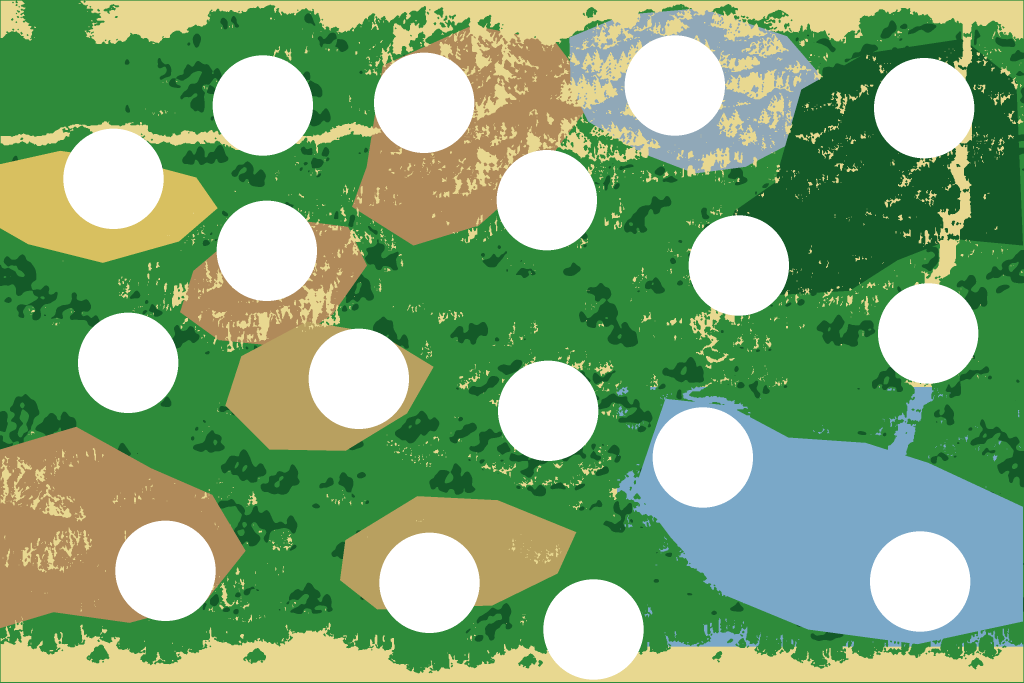
#> input picture worldmap/center-zone-map.png, 3072 x 2048 px, given in place of west-overworld.png, which was not available (shown at 1/3 size)
$ python 2_walkable_from_art.py
#> lines starting #> are read from the running program, lines starting #| are printed output that depends on the picture; after the words box and inside, x2 and y2 are one past the last pixel; in counts of white or black regions, pixels touching at a corner belong together
import numpy as np,json
from PIL import Image
from scipy import ndimage as ndi
Image.MAX_IMAGE_PIXELS=None
SRC='/tmp/gs/worldmap/'
T=48;COLS=192;ROWS=42
ims=[Image.open(SRC+n).convert('RGB') for n in ('west-overworld.png','center-east-seam.png','east-overworld.png')]
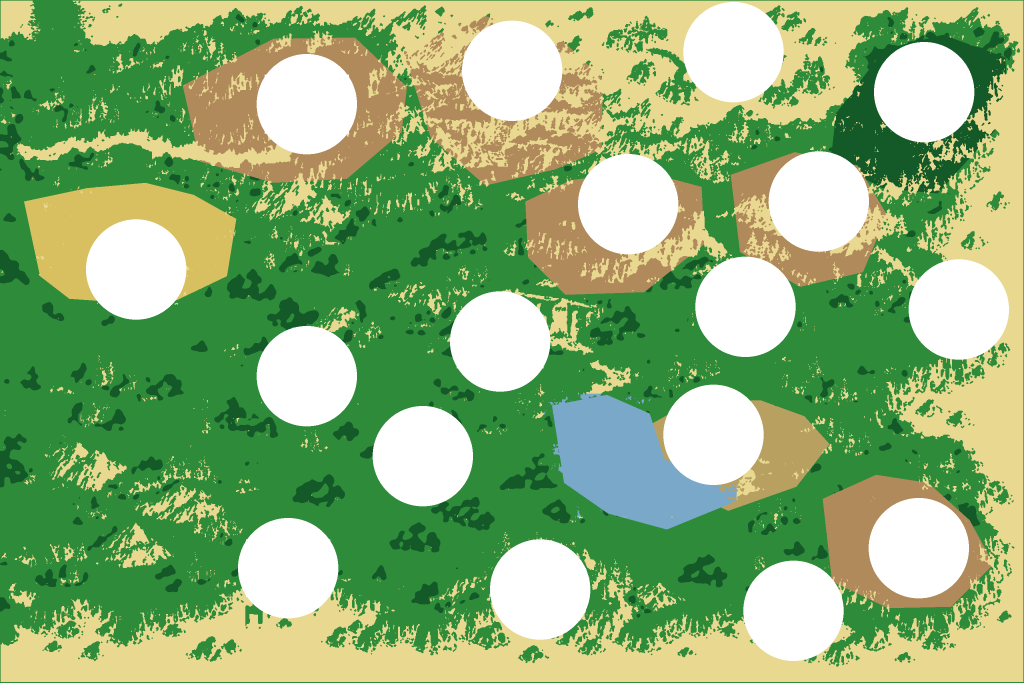
#> input picture worldmap/east-zone-map.png, 3072 x 2048 px, given in place of center-east-seam.png, which was not available (shown at 1/3 size)
#> ims = 3 items
W=Image.new('RGB',(9216,2016))
#> W: PIL image 9216x2016 RGB; every value is 0
for i,im in enumerate(ims):W.paste(im.crop((0,0,3072,2016)),(i*3072,0))
#> this loop made 3 passes
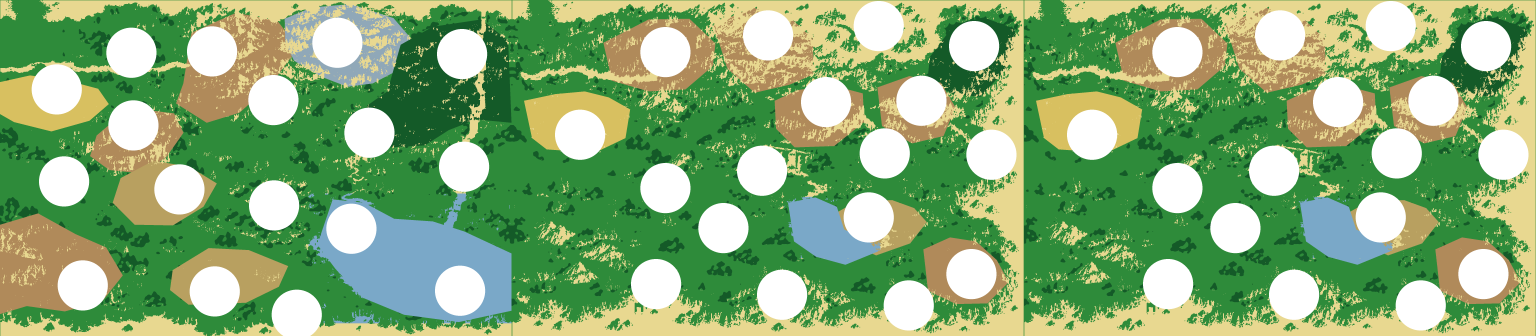
#> W: PIL image 9216x2016 RGB (shown at 1/6 size); mean R, G, B 135.9, 174.4, 120.2
W.save('/tmp/ow/world_full.png')
S=W.resize((2304,504),Image.BOX)
hsv=np.asarray(S.convert('HSV')).astype(float);rgb=np.asarray(S).astype(float)
H=hsv[:,:,0]*360/255;Sa=hsv[:,:,1]/255;V=hsv[:,:,2]/255
#> after `Sa = hsv[:, :, 1] / 255`:
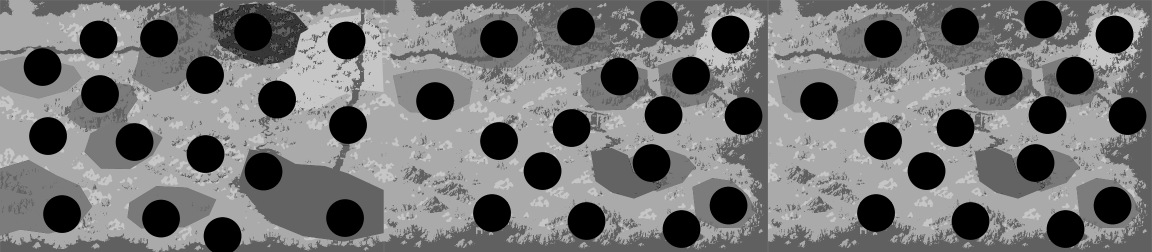
#> Sa: shape (504, 2304) float64 (shown at 1/2 size); min 0, max 0.776, mean 0.455
r,g,b=rgb[:,:,0],rgb[:,:,1],rgb[:,:,2]
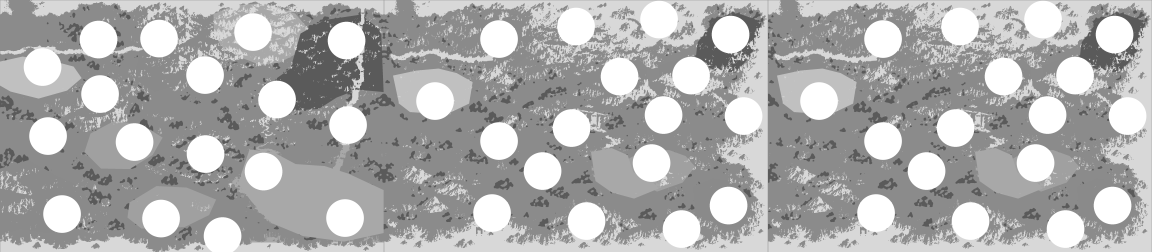
#> g: shape (504, 2304) float64 (shown at 1/2 size); min 90, max 255, mean 174.4
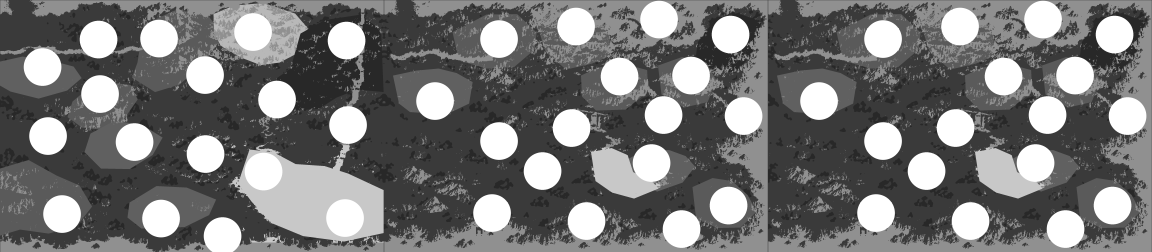
#> b: shape (504, 2304) float64 (shown at 1/2 size); min 40, max 255, mean 120.3
water=(H>165)&(H<250)&(Sa>0.30)&(V>0.28)
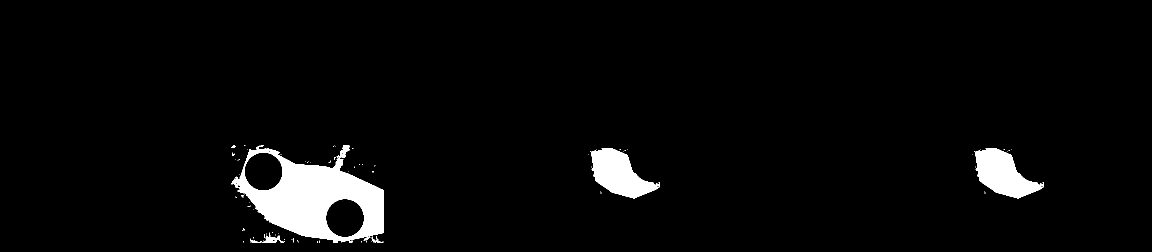
#> water: shape (504, 2304) bool (shown at 1/2 size); 3.8% white; 86 white regions (79 under 20 px), largest, box (x1, y1, x2, y2) and area: (463, 291, 767, 485) 28215, (1181, 296, 1320, 397) 7609, (1949, 296, 2088, 397) 7609
lava=(H<28)&(Sa>0.65)&(V>0.7)
#> lava: shape (504, 2304) bool; every value is 0
road=(H>18)&(H<50)&(Sa>0.28)&(Sa<0.65)&(V>0.62)
#> road: shape (504, 2304) bool; 25.3% white; 2133 white regions (1958 under 20 px), largest, box (x1, y1, x2, y2) and area: (769, 1, 1535, 504) 71685, (1537, 1, 2303, 504) 71685, (61, 1, 767, 184) 25614
snow=(Sa<0.22)&(V>0.82)
#> snow: shape (504, 2304) bool; 19.5% white; 51 white regions, largest, box (x1, y1, x2, y2) and area: (489, 305, 565, 381) 4482, (652, 398, 728, 474) 4482, (468, 26, 544, 102) 4480
rock=((Sa<0.32)&(V>0.22)&(V<0.82)&~snow)|((H>=15)&(H<45)&(Sa>=0.22)&(Sa<0.55)&(V>=0.28)&(V<0.62))|((H>=250)&(H<320)&(Sa<0.5)&(V<0.75))
#> rock: shape (504, 2304) bool; 0.96% white; 1601 white regions (1596 under 20 px), largest, box (x1, y1, x2, y2) and area: (427, 7, 615, 130) 8542, (1311, 361, 1321, 376) 31, (2079, 361, 2089, 376) 31, (563, 64, 569, 73) 30, (472, 108, 483, 113) 28
dkgreen=(H>70)&(H<165)&(V<0.42)
#> dkgreen: shape (504, 2304) bool; 6.1% white; 756 white regions (442 under 20 px), largest, box (x1, y1, x2, y2) and area: (553, 24, 722, 222) 15832, (720, 34, 784, 184) 4922, (1390, 33, 1494, 145) 3635
blk=water|lava|(rock&~road)
#> blk: shape (504, 2304) bool; 4.7% white; 1427 white regions (1417 under 20 px), largest, box (x1, y1, x2, y2) and area: (462, 290, 767, 485) 28238, (427, 7, 615, 130) 8534, (1181, 295, 1321, 397) 7708
cell=12
def frac(a):return a.reshape(ROWS,cell,COLS,cell).mean((1,3))
fb=frac(blk);fd=frac(dkgreen);fr=frac(road);fw=frac(water)
tw=~((fb>=0.40)|(fd>=0.70))
#> tw: shape (42, 192) bool; 92.7% white; 37 black regions (32 under 20 px), largest, box (x1, y1, x2, y2) and area: (39, 24, 64, 40) 205, (36, 1, 60, 18) 168, (99, 25, 110, 33) 55, (163, 25, 174, 33) 55, (60, 4, 65, 15) 29
tw|= fr>=0.18   # roads always walkable
#> tw: shape (42, 192) bool; 93.2% white; 43 black regions (38 under 20 px), largest, box (x1, y1, x2, y2) and area: (39, 24, 64, 40) 205, (45, 3, 60, 18) 107, (99, 25, 109, 33) 52, (163, 25, 173, 33) 52, (60, 4, 65, 15) 29
np.save('/tmp/ow/tw2.npy',tw);np.save('/tmp/ow/fw.npy',fw);np.save('/tmp/ow/fr.npy',fr)
print('walk%',round(tw.mean()*100,1))
#| walk% 93.2
vis=np.where(tw[:,:,None],np.array([240,240,240]),np.array([20,20,20])).astype(np.uint8)
S2=Image.fromarray(vis).resize((192*8,42*8),Image.NEAREST);S2.save('/tmp/ow/tilemask2.png')
#> after `S2 = Image.fromarray(vis).resize((192 * 8, 42 * 8), Image.NEAREST)`:
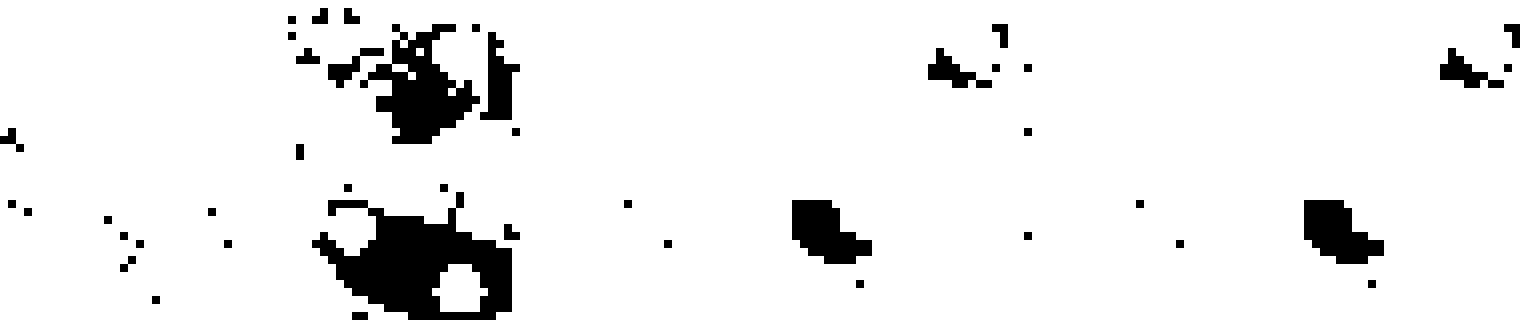
#> S2: PIL image 1536x336 RGB; values 20 (black) and 240 (white), 93.2% white; 43 black regions, largest, box (x1, y1, x2, y2) and area: (312, 192, 512, 320) 13120, (360, 24, 480, 144) 6848, (792, 200, 872, 264) 3328
